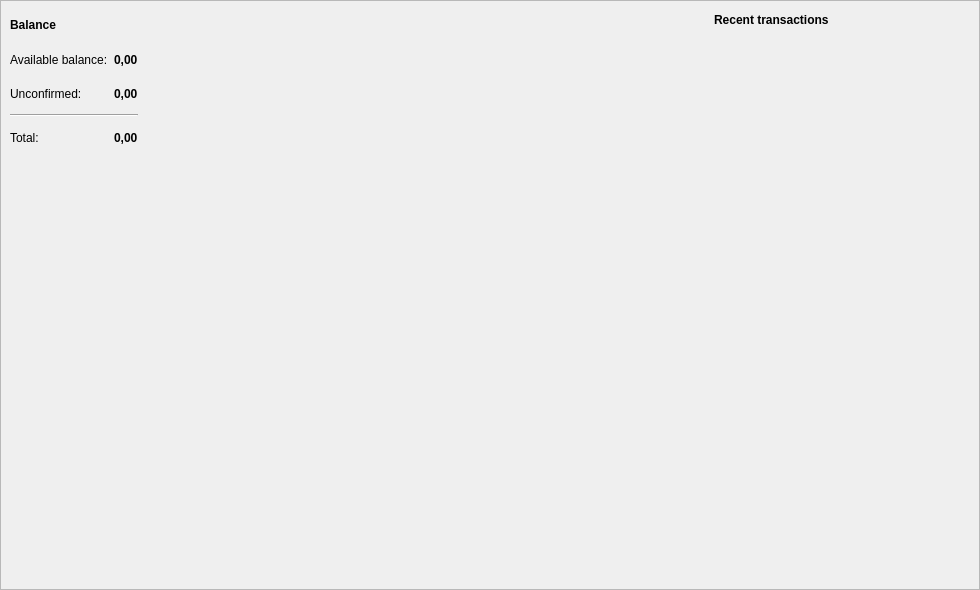
<?xml version="1.0" encoding="UTF-8"?>
<ui version="4.0">
 <class>OverviewFrame</class>
 <widget class="QFrame" name="OverviewFrame">
  <property name="geometry">
   <rect>
    <x>0</x>
    <y>0</y>
    <width>980</width>
    <height>590</height>
   </rect>
  </property>
  <property name="windowTitle">
   <string>Frame</string>
  </property>
  <property name="frameShape">
   <enum>QFrame::StyledPanel</enum>
  </property>
  <property name="frameShadow">
   <enum>QFrame::Raised</enum>
  </property>
  <layout class="QGridLayout" name="gridLayout" columnstretch="35,0">
   <property name="sizeConstraint">
    <enum>QLayout::SetDefaultConstraint</enum>
   </property>
   <property name="leftMargin">
    <number>0</number>
   </property>
   <property name="topMargin">
    <number>0</number>
   </property>
   <property name="rightMargin">
    <number>0</number>
   </property>
   <property name="bottomMargin">
    <number>0</number>
   </property>
   <property name="horizontalSpacing">
    <number>5</number>
   </property>
   <property name="verticalSpacing">
    <number>0</number>
   </property>
   <item row="0" column="1" rowspan="3">
    <widget class="QFrame" name="frame_2">
     <property name="minimumSize">
      <size>
       <width>0</width>
       <height>0</height>
      </size>
     </property>
     <property name="maximumSize">
      <size>
       <width>16777215</width>
       <height>16777215</height>
      </size>
     </property>
     <property name="frameShape">
      <enum>QFrame::NoFrame</enum>
     </property>
     <property name="frameShadow">
      <enum>QFrame::Raised</enum>
     </property>
     <layout class="QVBoxLayout" name="verticalLayout">
      <item>
       <layout class="QHBoxLayout" name="horizontalLayout">
        <item>
         <widget class="QLabel" name="label_8">
          <property name="font">
           <font>
            <weight>75</weight>
            <bold>true</bold>
           </font>
          </property>
          <property name="text">
           <string>Recent transactions</string>
          </property>
         </widget>
        </item>
        <item>
         <spacer name="horizontalSpacer">
          <property name="orientation">
           <enum>Qt::Horizontal</enum>
          </property>
          <property name="sizeHint" stdset="0">
           <size>
            <width>40</width>
            <height>20</height>
           </size>
          </property>
         </spacer>
        </item>
       </layout>
      </item>
      <item>
       <widget class="QTreeView" name="m_recentTransactionsView">
        <property name="palette">
         <palette>
          <active>
           <colorrole role="Base">
            <brush brushstyle="SolidPattern">
             <color alpha="0">
              <red>0</red>
              <green>0</green>
              <blue>0</blue>
             </color>
            </brush>
           </colorrole>
           <colorrole role="Window">
            <brush brushstyle="SolidPattern">
             <color alpha="0">
              <red>0</red>
              <green>0</green>
              <blue>0</blue>
             </color>
            </brush>
           </colorrole>
          </active>
          <inactive>
           <colorrole role="Base">
            <brush brushstyle="SolidPattern">
             <color alpha="0">
              <red>0</red>
              <green>0</green>
              <blue>0</blue>
             </color>
            </brush>
           </colorrole>
           <colorrole role="Window">
            <brush brushstyle="SolidPattern">
             <color alpha="0">
              <red>0</red>
              <green>0</green>
              <blue>0</blue>
             </color>
            </brush>
           </colorrole>
          </inactive>
          <disabled>
           <colorrole role="Base">
            <brush brushstyle="SolidPattern">
             <color alpha="0">
              <red>0</red>
              <green>0</green>
              <blue>0</blue>
             </color>
            </brush>
           </colorrole>
           <colorrole role="Window">
            <brush brushstyle="SolidPattern">
             <color alpha="0">
              <red>0</red>
              <green>0</green>
              <blue>0</blue>
             </color>
            </brush>
           </colorrole>
          </disabled>
         </palette>
        </property>
        <property name="focusPolicy">
         <enum>Qt::NoFocus</enum>
        </property>
        <property name="autoFillBackground">
         <bool>true</bool>
        </property>
        <property name="styleSheet">
         <string notr="true"/>
        </property>
        <property name="frameShape">
         <enum>QFrame::NoFrame</enum>
        </property>
        <property name="editTriggers">
         <set>QAbstractItemView::NoEditTriggers</set>
        </property>
        <property name="selectionMode">
         <enum>QAbstractItemView::NoSelection</enum>
        </property>
        <property name="rootIsDecorated">
         <bool>false</bool>
        </property>
        <property name="uniformRowHeights">
         <bool>true</bool>
        </property>
        <property name="itemsExpandable">
         <bool>false</bool>
        </property>
        <property name="headerHidden">
         <bool>true</bool>
        </property>
        <property name="expandsOnDoubleClick">
         <bool>false</bool>
        </property>
       </widget>
      </item>
     </layout>
    </widget>
   </item>
   <item row="0" column="0">
    <widget class="QFrame" name="m_overviewWalletFrame">
     <property name="minimumSize">
      <size>
       <width>0</width>
       <height>160</height>
      </size>
     </property>
     <property name="maximumSize">
      <size>
       <width>16777215</width>
       <height>160</height>
      </size>
     </property>
     <property name="frameShape">
      <enum>QFrame::NoFrame</enum>
     </property>
     <property name="frameShadow">
      <enum>QFrame::Raised</enum>
     </property>
     <layout class="QGridLayout" name="gridLayout_2">
      <item row="4" column="1">
       <widget class="QLabel" name="m_totalBalanceLabel">
        <property name="font">
         <font>
          <weight>75</weight>
          <bold>true</bold>
         </font>
        </property>
        <property name="text">
         <string notr="true">0,00</string>
        </property>
       </widget>
      </item>
      <item row="1" column="1">
       <widget class="QLabel" name="m_actualBalanceLabel">
        <property name="font">
         <font>
          <weight>75</weight>
          <bold>true</bold>
         </font>
        </property>
        <property name="text">
         <string notr="true">0,00</string>
        </property>
       </widget>
      </item>
      <item row="4" column="0">
       <widget class="QLabel" name="label_6">
        <property name="text">
         <string>Total:</string>
        </property>
       </widget>
      </item>
      <item row="1" column="2">
       <widget class="QLabel" name="m_tickerLabel1">
        <property name="text">
         <string notr="true"/>
        </property>
       </widget>
      </item>
      <item row="0" column="0">
       <widget class="QLabel" name="label">
        <property name="font">
         <font>
          <weight>75</weight>
          <bold>true</bold>
         </font>
        </property>
        <property name="text">
         <string>Balance</string>
        </property>
       </widget>
      </item>
      <item row="2" column="0">
       <widget class="QLabel" name="label_4">
        <property name="text">
         <string>Unconfirmed:</string>
        </property>
       </widget>
      </item>
      <item row="1" column="0">
       <widget class="QLabel" name="label_2">
        <property name="text">
         <string>Available balance:</string>
        </property>
       </widget>
      </item>
      <item row="3" column="0" colspan="2">
       <widget class="Line" name="line">
        <property name="orientation">
         <enum>Qt::Horizontal</enum>
        </property>
       </widget>
      </item>
      <item row="2" column="1">
       <widget class="QLabel" name="m_pendingBalanceLabel">
        <property name="font">
         <font>
          <weight>75</weight>
          <bold>true</bold>
         </font>
        </property>
        <property name="text">
         <string notr="true">0,00</string>
        </property>
       </widget>
      </item>
      <item row="4" column="2">
       <widget class="QLabel" name="m_tickerLabel3">
        <property name="text">
         <string notr="true"/>
        </property>
       </widget>
      </item>
      <item row="2" column="2">
       <widget class="QLabel" name="m_tickerLabel2">
        <property name="text">
         <string notr="true"/>
        </property>
       </widget>
      </item>
      <item row="2" column="3">
       <spacer name="horizontalSpacer_2">
        <property name="orientation">
         <enum>Qt::Horizontal</enum>
        </property>
        <property name="sizeHint" stdset="0">
         <size>
          <width>40</width>
          <height>20</height>
         </size>
        </property>
       </spacer>
      </item>
     </layout>
    </widget>
   </item>
   <item row="2" column="0">
    <spacer name="verticalSpacer">
     <property name="orientation">
      <enum>Qt::Vertical</enum>
     </property>
     <property name="sizeType">
      <enum>QSizePolicy::Expanding</enum>
     </property>
     <property name="sizeHint" stdset="0">
      <size>
       <width>20</width>
       <height>425</height>
      </size>
     </property>
    </spacer>
   </item>
  </layout>
 </widget>
 <resources/>
 <connections/>
</ui>
